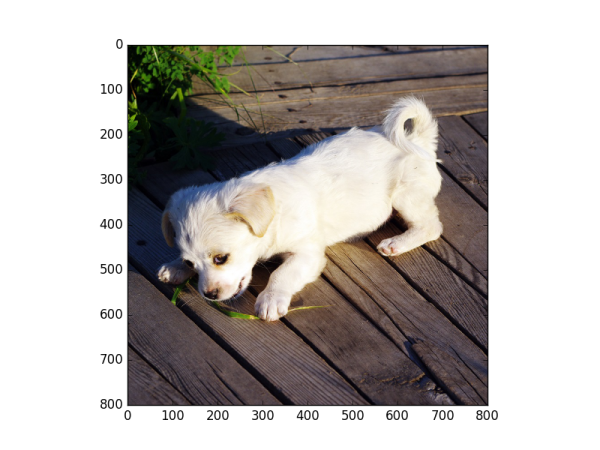
#> input picture PythonApplication1/PythonApplication1/dog.png, 600 x 450 px, found by its file name
$ python '图片转换.py'
#> lines starting #> are read from the running program, lines starting #| are printed output that depends on the picture
import matplotlib.pyplot as plt
from functools import reduce
plt.figure('test')

dog=plt.imread("D:/VS_Projects/VS_Projects_git/PythonApplication1/PythonApplication1/dog.png")
#> dog is the input picture: shape (450, 600, 4) float32; mean R, G, B, A 0.722, 0.704, 0.692, 1

plt.imshow(dog)

# Z是上小节生成的随机图案，img0就是Z，img1是Z做了个简单的变换
img0 = dog
img1 = 2*dog + reduce(lambda x,y:x+y,[0.1,0.2,0.1,0.25])

# cmap指定为'gray'用来显示灰度图
fig = plt.figure('Auto Normalized Visualization')
ax0 = fig.add_subplot(121)
ax0.imshow(img0, cmap='gray')

ax1 = fig.add_subplot(122)
ax1.imshow(img1, cmap='gray')

plt.show()
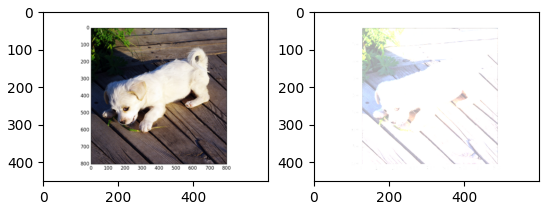
#> figure drawn by matplotlib, 2 panels
